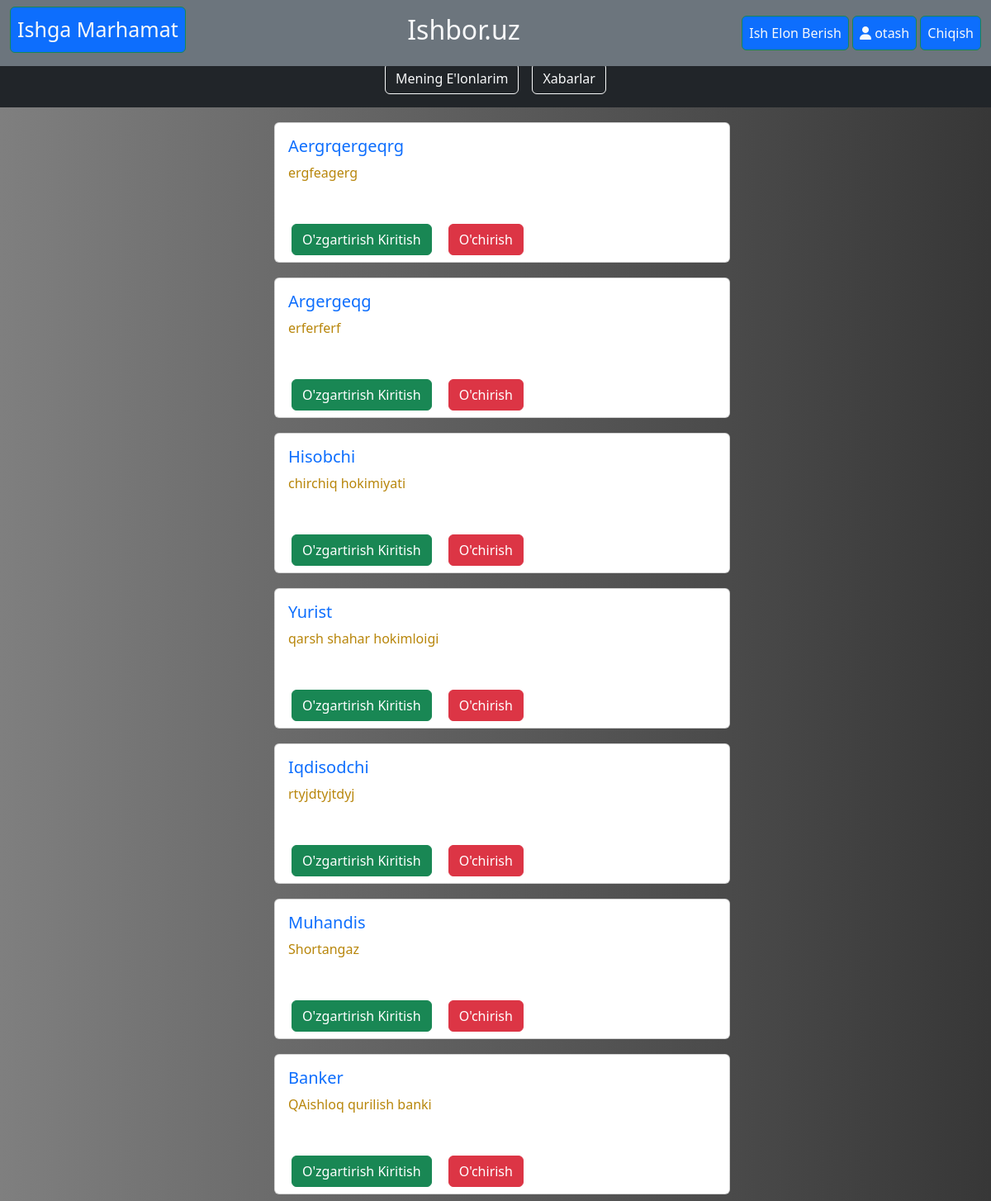
/user/my_page/ (signed in), run on the app's committed database.
### main/models.py (models this page shows, shortened)
class Job(models.Model):
    company_name=models.CharField(max_length=240)
    title=models.CharField(max_length=240)
    category=models.ForeignKey(to=Category, on_delete=models.DO_NOTHING, null=True)
    location=models.ForeignKey(to=Location, on_delete=models.CASCADE, null=True)
    owner=models.ForeignKey(to=User, on_delete=models.CASCADE, null=True)
    salary=models.CharField(max_length=240)
    descript=models.TextField()
    contact=models.CharField(max_length=240)
    education=models.ForeignKey(to=Education, on_delete=models.CASCADE, null=True)
    created = models.DateTimeField(auto_created=True, null=True)

### user/views.py (the view)
# urls.py: path('my_page/', views.my_announce, name='my_page'),
def my_announce(request):
    sorts= Job.objects.filter(owner=request.user)
    context = {
        'sorts':sorts
    }
    return render(
        request=request,
        template_name='user/myprofile.html',
        context=context
    )

### user/templates/user/myprofile.html
{% extends 'base.html' %}
{% block main %}
<ul style="margin-top: 5%;" class="nav justify-content-center bg-dark p-2">
    <li class="nav-item">
      <a class="btn btn-dark btn-outline-light m-2" href="{% url 'my_page' %}">Mening E'lonlarim</a>
    </li>
    <li class="nav-item">
      <a class="btn btn-dark btn-outline-light m-2" href="#">Xabarlar</a>
    </li>
  </ul>
<div class="container w-50">
    {% for sort in sorts %}
    <div class="container w-60 d-flex flex-column justify-content-center m-2">
    <a href="{% url 'details' id=sort.id %}" style="text-decoration:none; margin-bottom: 10px;">
      <div class="card ">
        <div class="card-body">
          <h5 class="card-title">{{ sort.title.capitalize }}</h5>
          <p style="color: darkgoldenrod;">{{ sort.company_name }}</p>
        </div>
        <div class="container">
            <a class="btn btn-success m-2" href="{% url 'update' id=sort.id %}">O'zgartirish Kiritish</a>
            <a class="btn btn-danger m-2" href="{% url 'delete' id=sort.id %}">O'chirish</a>
        </div>
     </div>
    </a>
    </div>
      {% endfor %}
  </div>
{% endblock %}

### templates/components/__nav.html
<nav class="navbar fixed-top bg-secondary">
  <div class="container-fluid">
    <h3>
      <a href="{% url 'home' %}" style="text-decoration: none;font-size: 25px; " class="btn btn-outline-success btn-primary text-light p-2">Ishga Marhamat</a>
    </h3>
    <h2 class="text-light">Ishbor.uz</h2>
    <div>
      {% if not request.user.is_authenticated %}
      <a class="btn btn-primary btn-outline-success text-light p-2" href="{% url 'login' %}">Kirish</a>
      <a class="btn btn-primary btn-outline-success text-light p-2" href="{% url 'register' %}">Ro'yxatdan O'tish</a>
      {% else %}
      <a class="btn btn-primary btn-outline-success text-light p-2" href="{% url 'elon' %}">Ish Elon Berish</a>
      <a class="btn btn-primary btn-outline-success text-light p-2" href="{% url 'myprofile' %}"> <i class="fa-solid fa-user"></i> {{ request.user }}</a>
      <a class="btn btn-primary btn-outline-success text-light p-2" href="{% url 'logout' %}">Chiqish</a>
      {% endif %}
    </div>
  </div>
</nav>

### templates/base.html (style rules this page uses)
body { background:linear-gradient(90deg,rgb(127, 127, 127),rgb(55, 55, 55)); }

### data on the page
Job: title "Aergrqergeqrg", company_name "ergfeagerg"
Job: title "Argergeqg", company_name "erferferf"
Job: title "Hisobchi", company_name "chirchiq hokimiyati"
Job: title "Yurist", company_name "qarsh shahar hokimloigi"
Job: title "Iqdisodchi", company_name "rtyjdtyjtdyj"
Job: title "Muhandis", company_name "Shortangaz"
Job: title "Banker", company_name "QAishloq qurilish banki"

### other printed values
{{ request.user }} "otash"
